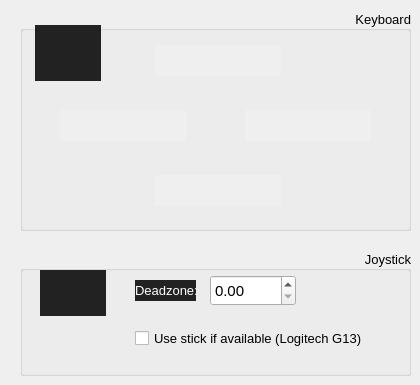
   <widget class="QWidget" name="tab4">
    <property name="styleSheet">
     <string notr="true">QLabel {
	background-color: #222;
	color: #888;
}

QLabel:enabled {
	background-color: #222;
	color: #FFF;
}
</string>
    </property>
    <attribute name="title">
     <string>NAVIGATION</string>
    </attribute>
    <widget class="QGroupBox" name="groupBox">
     <property name="geometry">
      <rect>
       <x>20</x>
       <y>10</y>
       <width>391</width>
       <height>221</height>
      </rect>
     </property>
     <property name="font">
      <font>
       <pointsize>10</pointsize>
      </font>
     </property>
     <property name="title">
      <string>Keyboard</string>
     </property>
     <property name="alignment">
      <set>Qt::AlignRight|Qt::AlignTrailing|Qt::AlignVCenter</set>
     </property>
     <widget class="QLabel" name="label_16">
      <property name="geometry">
       <rect>
        <x>15</x>
        <y>15</y>
        <width>66</width>
        <height>56</height>
       </rect>
      </property>
      <property name="text">
       <string/>
      </property>
      <property name="pixmap">
       <pixmap resource="BeastBox.qrc">:/images/wsad.png</pixmap>
      </property>
     </widget>
     <widget class="KeyWidgetContainer" name="kw_up" native="true">
      <property name="geometry">
       <rect>
        <x>135</x>
        <y>35</y>
        <width>126</width>
        <height>31</height>
       </rect>
      </property>
      <property name="focusPolicy">
       <enum>Qt::WheelFocus</enum>
      </property>
      <property name="autoFillBackground">
       <bool>true</bool>
      </property>
     </widget>
     <widget class="KeyWidgetContainer" name="kw_right" native="true">
      <property name="geometry">
       <rect>
        <x>225</x>
        <y>100</y>
        <width>126</width>
        <height>31</height>
       </rect>
      </property>
      <property name="focusPolicy">
       <enum>Qt::WheelFocus</enum>
      </property>
      <property name="autoFillBackground">
       <bool>true</bool>
      </property>
     </widget>
     <widget class="KeyWidgetContainer" name="kw_left" native="true">
      <property name="geometry">
       <rect>
        <x>40</x>
        <y>100</y>
        <width>126</width>
        <height>31</height>
       </rect>
      </property>
      <property name="focusPolicy">
       <enum>Qt::WheelFocus</enum>
      </property>
      <property name="autoFillBackground">
       <bool>true</bool>
      </property>
     </widget>
     <widget class="KeyWidgetContainer" name="kw_down" native="true">
      <property name="geometry">
       <rect>
        <x>135</x>
        <y>165</y>
        <width>126</width>
        <height>31</height>
       </rect>
      </property>
      <property name="focusPolicy">
       <enum>Qt::WheelFocus</enum>
      </property>
      <property name="autoFillBackground">
       <bool>true</bool>
      </property>
     </widget>
    </widget>
    <widget class="QGroupBox" name="groupBox_5">
     <property name="geometry">
      <rect>
       <x>20</x>
       <y>250</y>
       <width>391</width>
       <height>126</height>
      </rect>
     </property>
     <property name="font">
      <font>
       <pointsize>10</pointsize>
      </font>
     </property>
     <property name="title">
      <string>Joystick</string>
     </property>
     <property name="alignment">
      <set>Qt::AlignRight|Qt::AlignTrailing|Qt::AlignVCenter</set>
     </property>
     <widget class="QLabel" name="label_15">
      <property name="geometry">
       <rect>
        <x>20</x>
        <y>20</y>
        <width>66</width>
        <height>46</height>
       </rect>
      </property>
      <property name="text">
       <string/>
      </property>
      <property name="pixmap">
       <pixmap resource="BeastBox.qrc">:/images/stick.png</pixmap>
      </property>
     </widget>
     <widget class="QLabel" name="label_2">
      <property name="geometry">
       <rect>
        <x>115</x>
        <y>30</y>
        <width>61</width>
        <height>21</height>
       </rect>
      </property>
      <property name="font">
       <font>
        <pointsize>10</pointsize>
       </font>
      </property>
      <property name="styleSheet">
       <string notr="true">QLabel {
	color: rgb(255, 255, 255);
}

QLabel:disabled
{
	color:#999;
}

</string>
      </property>
      <property name="text">
       <string>Deadzone:</string>
      </property>
      <property name="buddy">
       <cstring>sb_deadzone</cstring>
      </property>
     </widget>
     <widget class="QDoubleSpinBox" name="sb_deadzone">
      <property name="geometry">
       <rect>
        <x>190</x>
        <y>25</y>
        <width>86</width>
        <height>31</height>
       </rect>
      </property>
      <property name="font">
       <font>
        <pointsize>11</pointsize>
       </font>
      </property>
      <property name="styleSheet">
       <string notr="true">QDoubleSpinBox:disabled
{
	color:#999;
}

</string>
      </property>
      <property name="accelerated">
       <bool>true</bool>
      </property>
      <property name="singleStep">
       <double>0.100000000000000</double>
      </property>
     </widget>
     <widget class="QCheckBox" name="chk_stick">
      <property name="geometry">
       <rect>
        <x>115</x>
        <y>80</y>
        <width>261</width>
        <height>17</height>
       </rect>
      </property>
      <property name="font">
       <font>
        <pointsize>10</pointsize>
       </font>
      </property>
      <property name="styleSheet">
       <string notr="true">QCheckBox:disabled
{
	color:#999;
}

</string>
      </property>
      <property name="text">
       <string>Use stick if available (Logitech G13)</string>
      </property>
     </widget>
    </widget>
   </widget>
